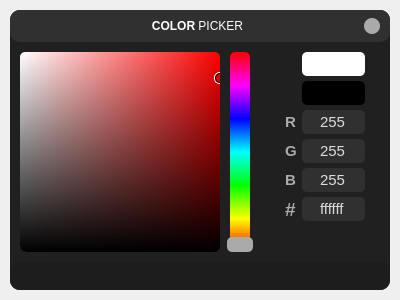
<?xml version="1.0" encoding="UTF-8"?>
<ui version="4.0">
 <class>ColorPicker</class>
 <widget class="QDialog" name="ColorPicker">
  <property name="geometry">
   <rect>
    <x>0</x>
    <y>0</y>
    <width>400</width>
    <height>300</height>
   </rect>
  </property>
  <property name="sizePolicy">
   <sizepolicy hsizetype="Preferred" vsizetype="Preferred">
    <horstretch>0</horstretch>
    <verstretch>0</verstretch>
   </sizepolicy>
  </property>
  <property name="minimumSize">
   <size>
    <width>400</width>
    <height>300</height>
   </size>
  </property>
  <property name="maximumSize">
   <size>
    <width>400</width>
    <height>300</height>
   </size>
  </property>
  <property name="windowTitle">
   <string>Form</string>
  </property>
  <property name="styleSheet">
   <string notr="true">QWidget{
	background-color: none;
}

/*  LINE EDIT */
QLineEdit{
	color: rgb(221, 221, 221);
	background-color: #303030;
	border: 2px solid #303030;
	border-radius: 5px;
	selection-color: rgb(16, 16, 16);
	selection-background-color: rgb(221, 51, 34);
	font-family: Segoe UI;
	font-size: 11pt;
}
QLineEdit::focus{
	border-color: #aaaaaa;
}

/* PUSH BUTTON */
QPushButton{
	border: 2px solid #aaa;
	border-radius: 5px;
	font-family: Segoe UI;
	font-size: 9pt;
	font-weight: bold;
	color: #ccc;
	width: 100px;
}
QPushButton:hover{
	border: 2px solid #aaa;
	color: #222;
	background-color: #aaa;
}
QPushButton:pressed{
	border: 2px solid #aaa;
	color: #222;
	background-color: #aaa;
}</string>
  </property>
  <layout class="QVBoxLayout" name="verticalLayout">
   <property name="spacing">
    <number>0</number>
   </property>
   <property name="leftMargin">
    <number>10</number>
   </property>
   <property name="topMargin">
    <number>10</number>
   </property>
   <property name="rightMargin">
    <number>10</number>
   </property>
   <property name="bottomMargin">
    <number>10</number>
   </property>
   <item>
    <widget class="QFrame" name="drop_shadow_frame">
     <property name="styleSheet">
      <string notr="true">QFrame{
background-color: #202020;
border-radius: 10px;
}</string>
     </property>
     <property name="frameShape">
      <enum>QFrame::StyledPanel</enum>
     </property>
     <property name="frameShadow">
      <enum>QFrame::Raised</enum>
     </property>
     <layout class="QVBoxLayout" name="verticalLayout_3">
      <property name="spacing">
       <number>10</number>
      </property>
      <property name="leftMargin">
       <number>0</number>
      </property>
      <property name="topMargin">
       <number>0</number>
      </property>
      <property name="rightMargin">
       <number>0</number>
      </property>
      <property name="bottomMargin">
       <number>0</number>
      </property>
      <item>
       <widget class="QFrame" name="title_bar">
        <property name="minimumSize">
         <size>
          <width>0</width>
          <height>32</height>
         </size>
        </property>
        <property name="styleSheet">
         <string notr="true">background-color: rgb(48, 48, 48);</string>
        </property>
        <property name="frameShape">
         <enum>QFrame::StyledPanel</enum>
        </property>
        <property name="frameShadow">
         <enum>QFrame::Raised</enum>
        </property>
        <layout class="QHBoxLayout" name="horizontalLayout_2">
         <property name="spacing">
          <number>5</number>
         </property>
         <property name="leftMargin">
          <number>10</number>
         </property>
         <property name="topMargin">
          <number>0</number>
         </property>
         <property name="rightMargin">
          <number>10</number>
         </property>
         <property name="bottomMargin">
          <number>0</number>
         </property>
         <item>
          <spacer name="horizontalSpacer">
           <property name="orientation">
            <enum>Qt::Horizontal</enum>
           </property>
           <property name="sizeType">
            <enum>QSizePolicy::Fixed</enum>
           </property>
           <property name="sizeHint" stdset="0">
            <size>
             <width>16</width>
             <height>0</height>
            </size>
           </property>
          </spacer>
         </item>
         <item>
          <widget class="QLabel" name="window_title">
           <property name="sizePolicy">
            <sizepolicy hsizetype="Preferred" vsizetype="Preferred">
             <horstretch>0</horstretch>
             <verstretch>0</verstretch>
            </sizepolicy>
           </property>
           <property name="maximumSize">
            <size>
             <width>16777215</width>
             <height>16777215</height>
            </size>
           </property>
           <property name="styleSheet">
            <string notr="true">QLabel{
	color: #fff;
	font-family: Segoe UI;
	font-size: 9pt;
}</string>
           </property>
           <property name="text">
            <string>&lt;strong&gt;COLOR&lt;/strong&gt; PICKER</string>
           </property>
           <property name="alignment">
            <set>Qt::AlignCenter</set>
           </property>
          </widget>
         </item>
         <item>
          <widget class="QPushButton" name="exit_btn">
           <property name="minimumSize">
            <size>
             <width>16</width>
             <height>16</height>
            </size>
           </property>
           <property name="maximumSize">
            <size>
             <width>16</width>
             <height>16</height>
            </size>
           </property>
           <property name="focusPolicy">
            <enum>Qt::NoFocus</enum>
           </property>
           <property name="styleSheet">
            <string notr="true">QPushButton{
	border: none;
	background-color: #aaaaaa;
	border-radius: 8px
}
QPushButton:hover{
	background-color: #666666;
}</string>
           </property>
           <property name="text">
            <string/>
           </property>
           <property name="icon">
            <iconset resource="img.qrc">
             <normaloff>:/img/exit.ico</normaloff>:/img/exit.ico</iconset>
           </property>
           <property name="iconSize">
            <size>
             <width>12</width>
             <height>12</height>
            </size>
           </property>
          </widget>
         </item>
        </layout>
       </widget>
      </item>
      <item>
       <widget class="QFrame" name="content_bar">
        <property name="layoutDirection">
         <enum>Qt::LeftToRight</enum>
        </property>
        <property name="styleSheet">
         <string notr="true">QWidget{
border-radius: 5px
}
#color_view{
	border-bottom-left-radius: 7px;
	border-bottom-right-radius: 7px;
}
#black_overlay{
	border-bottom-left-radius: 6px;
	border-bottom-right-radius: 6px;
}</string>
        </property>
        <property name="frameShape">
         <enum>QFrame::StyledPanel</enum>
        </property>
        <property name="frameShadow">
         <enum>QFrame::Raised</enum>
        </property>
        <layout class="QHBoxLayout" name="horizontalLayout">
         <property name="spacing">
          <number>10</number>
         </property>
         <property name="leftMargin">
          <number>10</number>
         </property>
         <property name="topMargin">
          <number>0</number>
         </property>
         <property name="rightMargin">
          <number>10</number>
         </property>
         <property name="bottomMargin">
          <number>0</number>
         </property>
         <item>
          <widget class="QFrame" name="color_view">
           <property name="minimumSize">
            <size>
             <width>200</width>
             <height>200</height>
            </size>
           </property>
           <property name="maximumSize">
            <size>
             <width>200</width>
             <height>200</height>
            </size>
           </property>
           <property name="styleSheet">
            <string notr="true">/* ALL CHANGES HERE WILL BE OVERWRITTEN */;
background-color: qlineargradient(x1:1, x2:0, stop:0 hsl(0%,100%,50%), stop:1 rgba(255, 255, 255, 255));

</string>
           </property>
           <property name="frameShape">
            <enum>QFrame::StyledPanel</enum>
           </property>
           <property name="frameShadow">
            <enum>QFrame::Raised</enum>
           </property>
           <layout class="QVBoxLayout" name="verticalLayout_2">
            <property name="spacing">
             <number>0</number>
            </property>
            <property name="leftMargin">
             <number>0</number>
            </property>
            <property name="topMargin">
             <number>0</number>
            </property>
            <property name="rightMargin">
             <number>0</number>
            </property>
            <property name="bottomMargin">
             <number>0</number>
            </property>
            <item>
             <widget class="QFrame" name="black_overlay">
              <property name="styleSheet">
               <string notr="true">background-color: qlineargradient(spread:pad, x1:0, y1:0, x2:0, y2:1, stop:0 rgba(0, 0, 0, 0), stop:1 rgba(0, 0, 0, 255));


</string>
              </property>
              <property name="frameShape">
               <enum>QFrame::StyledPanel</enum>
              </property>
              <property name="frameShadow">
               <enum>QFrame::Raised</enum>
              </property>
              <widget class="QFrame" name="selector">
               <property name="geometry">
                <rect>
                 <x>194</x>
                 <y>20</y>
                 <width>12</width>
                 <height>12</height>
                </rect>
               </property>
               <property name="minimumSize">
                <size>
                 <width>12</width>
                 <height>12</height>
                </size>
               </property>
               <property name="maximumSize">
                <size>
                 <width>12</width>
                 <height>12</height>
                </size>
               </property>
               <property name="styleSheet">
                <string notr="true">background-color:none;
border: 1px solid white;
border-radius: 5px;</string>
               </property>
               <property name="frameShape">
                <enum>QFrame::StyledPanel</enum>
               </property>
               <property name="frameShadow">
                <enum>QFrame::Raised</enum>
               </property>
               <widget class="QLabel" name="black_ring">
                <property name="geometry">
                 <rect>
                  <x>1</x>
                  <y>1</y>
                  <width>10</width>
                  <height>10</height>
                 </rect>
                </property>
                <property name="minimumSize">
                 <size>
                  <width>10</width>
                  <height>10</height>
                 </size>
                </property>
                <property name="maximumSize">
                 <size>
                  <width>10</width>
                  <height>10</height>
                 </size>
                </property>
                <property name="baseSize">
                 <size>
                  <width>10</width>
                  <height>10</height>
                 </size>
                </property>
                <property name="styleSheet">
                 <string notr="true">background-color: none;
border: 1px solid black;
border-radius: 5px;</string>
                </property>
                <property name="text">
                 <string/>
                </property>
               </widget>
              </widget>
             </widget>
            </item>
           </layout>
          </widget>
         </item>
         <item>
          <widget class="QFrame" name="frame_2">
           <property name="minimumSize">
            <size>
             <width>40</width>
             <height>0</height>
            </size>
           </property>
           <property name="styleSheet">
            <string notr="true"/>
           </property>
           <property name="frameShape">
            <enum>QFrame::StyledPanel</enum>
           </property>
           <property name="frameShadow">
            <enum>QFrame::Raised</enum>
           </property>
           <widget class="QFrame" name="hue_bg">
            <property name="geometry">
             <rect>
              <x>10</x>
              <y>0</y>
              <width>20</width>
              <height>200</height>
             </rect>
            </property>
            <property name="minimumSize">
             <size>
              <width>20</width>
              <height>200</height>
             </size>
            </property>
            <property name="styleSheet">
             <string notr="true">background-color: qlineargradient(spread:pad, x1:0, y1:1, x2:0, y2:0, stop:0 rgba(255, 0, 0, 255), stop:0.166 rgba(255, 255, 0, 255), stop:0.333 rgba(0, 255, 0, 255), stop:0.5 rgba(0, 255, 255, 255), stop:0.666 rgba(0, 0, 255, 255), stop:0.833 rgba(255, 0, 255, 255), stop:1 rgba(255, 0, 0, 255));
border-radius: 5px;</string>
            </property>
            <property name="frameShape">
             <enum>QFrame::StyledPanel</enum>
            </property>
            <property name="frameShadow">
             <enum>QFrame::Raised</enum>
            </property>
           </widget>
           <widget class="QLabel" name="hue_selector">
            <property name="geometry">
             <rect>
              <x>7</x>
              <y>185</y>
              <width>26</width>
              <height>15</height>
             </rect>
            </property>
            <property name="minimumSize">
             <size>
              <width>26</width>
              <height>0</height>
             </size>
            </property>
            <property name="styleSheet">
             <string notr="true">background-color: #aaa;
border-radius: 5px;</string>
            </property>
            <property name="text">
             <string/>
            </property>
           </widget>
           <widget class="QFrame" name="hue">
            <property name="geometry">
             <rect>
              <x>7</x>
              <y>0</y>
              <width>26</width>
              <height>200</height>
             </rect>
            </property>
            <property name="minimumSize">
             <size>
              <width>20</width>
              <height>200</height>
             </size>
            </property>
            <property name="styleSheet">
             <string notr="true">background-color: none;</string>
            </property>
            <property name="frameShape">
             <enum>QFrame::StyledPanel</enum>
            </property>
            <property name="frameShadow">
             <enum>QFrame::Raised</enum>
            </property>
           </widget>
          </widget>
         </item>
         <item>
          <widget class="QFrame" name="editfields">
           <property name="minimumSize">
            <size>
             <width>110</width>
             <height>200</height>
            </size>
           </property>
           <property name="maximumSize">
            <size>
             <width>120</width>
             <height>200</height>
            </size>
           </property>
           <property name="styleSheet">
            <string notr="true">QLabel{
	font-family: Segoe UI;
font-weight: bold;
	font-size: 11pt;
	color: #aaaaaa;
	border-radius: 5px;
}
</string>
           </property>
           <property name="frameShape">
            <enum>QFrame::StyledPanel</enum>
           </property>
           <property name="frameShadow">
            <enum>QFrame::Raised</enum>
           </property>
           <layout class="QFormLayout" name="formLayout">
            <property name="horizontalSpacing">
             <number>5</number>
            </property>
            <property name="verticalSpacing">
             <number>5</number>
            </property>
            <property name="leftMargin">
             <number>15</number>
            </property>
            <property name="topMargin">
             <number>0</number>
            </property>
            <property name="rightMargin">
             <number>15</number>
            </property>
            <property name="bottomMargin">
             <number>1</number>
            </property>
            <item row="0" column="1">
             <widget class="QLabel" name="color_vis">
              <property name="minimumSize">
               <size>
                <width>0</width>
                <height>24</height>
               </size>
              </property>
              <property name="styleSheet">
               <string notr="true">/* ALL CHANGES HERE WILL BE OVERWRITTEN */;
background-color: rgb(255, 255, 255);
</string>
              </property>
              <property name="text">
               <string/>
              </property>
             </widget>
            </item>
            <item row="1" column="1">
             <widget class="QLabel" name="lastcolor_vis">
              <property name="minimumSize">
               <size>
                <width>0</width>
                <height>24</height>
               </size>
              </property>
              <property name="styleSheet">
               <string notr="true">/* ALL CHANGES HERE WILL BE OVERWRITTEN */;
background-color: rgb(0, 0, 0);</string>
              </property>
              <property name="text">
               <string/>
              </property>
             </widget>
            </item>
            <item row="2" column="0">
             <widget class="QLabel" name="lbl_red">
              <property name="text">
               <string>R</string>
              </property>
              <property name="buddy">
               <cstring>red</cstring>
              </property>
             </widget>
            </item>
            <item row="2" column="1">
             <widget class="QLineEdit" name="red">
              <property name="text">
               <string>255</string>
              </property>
              <property name="alignment">
               <set>Qt::AlignCenter</set>
              </property>
              <property name="clearButtonEnabled">
               <bool>false</bool>
              </property>
             </widget>
            </item>
            <item row="3" column="0">
             <widget class="QLabel" name="lbl_green">
              <property name="text">
               <string>G</string>
              </property>
              <property name="buddy">
               <cstring>green</cstring>
              </property>
             </widget>
            </item>
            <item row="3" column="1">
             <widget class="QLineEdit" name="green">
              <property name="text">
               <string>255</string>
              </property>
              <property name="alignment">
               <set>Qt::AlignCenter</set>
              </property>
             </widget>
            </item>
            <item row="4" column="0">
             <widget class="QLabel" name="lbl_blue">
              <property name="text">
               <string>B</string>
              </property>
              <property name="buddy">
               <cstring>blue</cstring>
              </property>
             </widget>
            </item>
            <item row="4" column="1">
             <widget class="QLineEdit" name="blue">
              <property name="text">
               <string>255</string>
              </property>
              <property name="alignment">
               <set>Qt::AlignCenter</set>
              </property>
             </widget>
            </item>
            <item row="5" column="0">
             <widget class="QLabel" name="lbl_hex">
              <property name="styleSheet">
               <string notr="true">font-size: 14pt;</string>
              </property>
              <property name="text">
               <string>#</string>
              </property>
              <property name="buddy">
               <cstring>blue</cstring>
              </property>
             </widget>
            </item>
            <item row="5" column="1">
             <widget class="QLineEdit" name="hex">
              <property name="text">
               <string>ffffff</string>
              </property>
              <property name="alignment">
               <set>Qt::AlignCenter</set>
              </property>
             </widget>
            </item>
           </layout>
          </widget>
         </item>
        </layout>
       </widget>
      </item>
      <item>
       <widget class="QFrame" name="button_bar">
        <property name="sizePolicy">
         <sizepolicy hsizetype="Preferred" vsizetype="Expanding">
          <horstretch>0</horstretch>
          <verstretch>0</verstretch>
         </sizepolicy>
        </property>
        <property name="styleSheet">
         <string notr="true">QFrame{
background-color: #1d1d1d;
padding: 5px
}
</string>
        </property>
        <property name="frameShape">
         <enum>QFrame::StyledPanel</enum>
        </property>
        <property name="frameShadow">
         <enum>QFrame::Raised</enum>
        </property>
        <layout class="QHBoxLayout" name="horizontalLayout_3">
         <property name="spacing">
          <number>10</number>
         </property>
         <property name="leftMargin">
          <number>100</number>
         </property>
         <property name="topMargin">
          <number>0</number>
         </property>
         <property name="rightMargin">
          <number>100</number>
         </property>
         <property name="bottomMargin">
          <number>0</number>
         </property>
        </layout>
       </widget>
      </item>
     </layout>
    </widget>
   </item>
  </layout>
 </widget>
 <layoutdefault spacing="5" margin="10"/>
 <tabstops>
  <tabstop>red</tabstop>
  <tabstop>green</tabstop>
  <tabstop>blue</tabstop>
 </tabstops>
 <resources>
  <include location="img.qrc"/>
 </resources>
 <connections/>
</ui>
